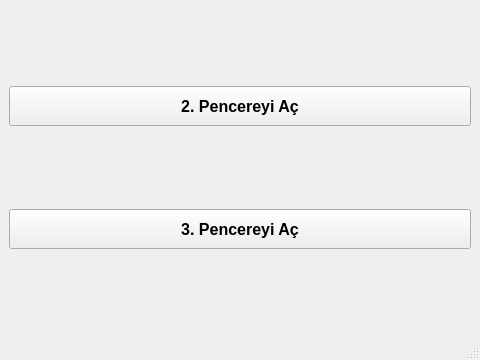
<?xml version="1.0" encoding="UTF-8"?>
<ui version="4.0">
 <class>MainWindow</class>
 <widget class="QMainWindow" name="MainWindow">
  <property name="geometry">
   <rect>
    <x>0</x>
    <y>0</y>
    <width>480</width>
    <height>360</height>
   </rect>
  </property>
  <property name="font">
   <font>
    <pointsize>12</pointsize>
    <weight>75</weight>
    <bold>true</bold>
   </font>
  </property>
  <property name="windowTitle">
   <string>Ana Pencere</string>
  </property>
  <widget class="QWidget" name="centralwidget">
   <layout class="QGridLayout" name="gridLayout">
    <item row="0" column="0">
     <widget class="QPushButton" name="pushButton_2nd_page">
      <property name="minimumSize">
       <size>
        <width>0</width>
        <height>40</height>
       </size>
      </property>
      <property name="text">
       <string>2. Pencereyi Aç</string>
      </property>
     </widget>
    </item>
    <item row="1" column="0">
     <widget class="QPushButton" name="pushButton_3rd_page">
      <property name="minimumSize">
       <size>
        <width>0</width>
        <height>40</height>
       </size>
      </property>
      <property name="text">
       <string>3. Pencereyi Aç</string>
      </property>
     </widget>
    </item>
   </layout>
  </widget>
  <widget class="QMenuBar" name="menubar">
   <property name="geometry">
    <rect>
     <x>0</x>
     <y>0</y>
     <width>480</width>
     <height>21</height>
    </rect>
   </property>
  </widget>
  <widget class="QStatusBar" name="statusbar"/>
 </widget>
 <resources>
  <include location="icons.qrc"/>
 </resources>
 <connections/>
</ui>
